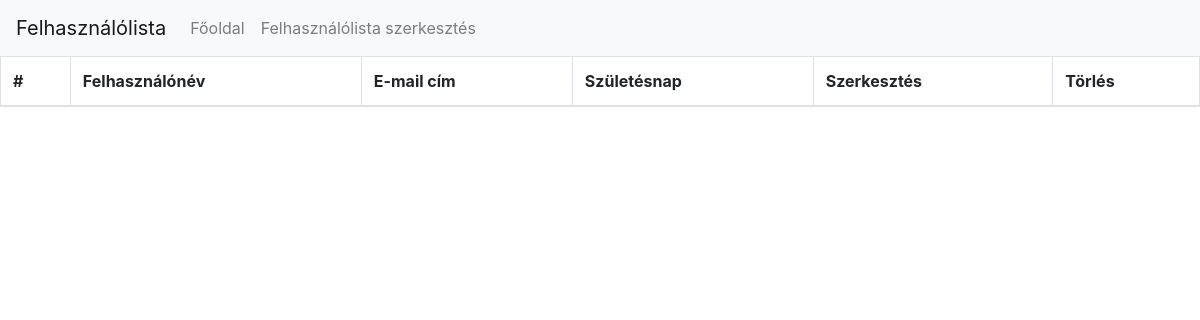
The app's page /update/listUser.php (signed in), older data.
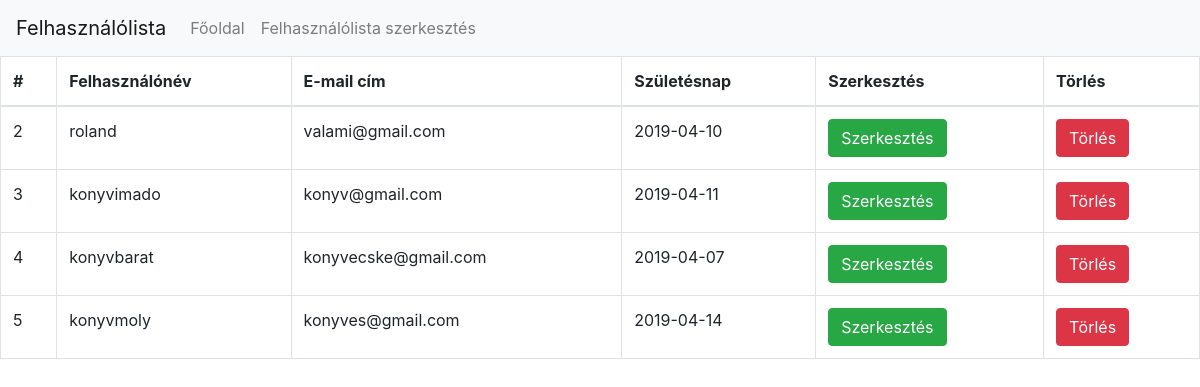
The same page, newer data.
### tables this page shows
CREATE TABLE `users` (
  `id` int(11) NOT NULL,
  `username` varchar(255) NOT NULL,
  `password` varchar(255) NOT NULL,
  `email` varchar(255) NOT NULL,
  `birthday` date NOT NULL
);

### db.php (called while the page is built, shortened)
<?php
class db{
	private static $host = "localhost:3306";
	private static $username = "root";
	private static $password = "";
	private static $database = "library";
	private static $coding = "utf8";
	private static $instance = null;
	private $connection = "";
	public function __construct(){
		$this->connection = mysqli_connect(self::$host,self::$username,self::$password);
		if(mysqli_connect_errno($this->connection)){
			die("Could not connect mysqli database");
		}else{
			mysqli_select_db($this->connection,self::$database);
			mysqli_set_charset($this->connection,self::$coding);
		}
	}
	public static function get(){
		if(is_null(self::$instance)){
			self::$instance = new db();
		}
		return self::$instance;
	}
	public function query($queryString){
		$result = mysqli_query($this->connection,$queryString);
		return $result;
	}
	public function getArray($queryString){
		$result = $this->query($queryString);
		$rows = array();
		while($row = mysqli_fetch_assoc($result)){
			$rows[] = $row;
		}
		return $rows;
	}
}
?>

### update/listUser.php (the view, shortened to what this page needs)
<?php
	require_once "../db.php";
	$selectString = "SELECT * FROM users";
	$db = db::get();
	$allusers = $db->getArray($selectString);
?>
<!DOCTYPE html>
<html>
<head>
	<?php require_once("../head.php"); ?>
	<link rel="stylesheet" href="../css/sweetalert2.min.css">
</head>
<body class="bg">
	<nav class="navbar navbar-expand-lg navbar-light bg-light">
		<a class="navbar-brand" href="#">Felhasználólista</a>
		<div class="collapse navbar-collapse" id="navbarNav">
			<ul class="navbar-nav">
			<?php if($_SESSION["username"] == "admin"): ?>
				<li class="nav-item">
					<a class="nav-link" href="../list.php">Főoldal</a>
				</li>
				<li class="nav-item">
					<a class="nav-link" href="listUser.php">Felhasználólista szerkesztés</a>
				</li>
			<?php endif; ?>
			</ul>
		</div>
	</nav>
		<?php if(count($allusers) == 0):?>
			<?php echo "<script>window.location.href='listUser.php?error=empty'</script>"; ?>
		<?php else:?>
			<table class="table table-bordered">
				<thead>
					<tr>
						<th>#</th>
						<th>Felhasználónév</th>
						<th>E-mail cím</th>
						<th>Születésnap</th>
						<th>Szerkesztés</th>
						<th>Törlés</th>
					</tr>
				</thead>
				<tbody>
			<?php foreach($allusers as $users):?>
				<?php if($users["username"] != "admin"): ?>
				<tr>
					<td><?php echo $users["id"]; ?></td>
					<td><?php echo $users["username"]; ?></td>
					<td><?php echo $users["email"]; ?></td>
					<td><?php echo $users["birthday"]; ?></td>
					<td><a class="btn btn-success" href="updateUser.php?usersid=<?php echo $users["id"];?>">Szerkesztés</a></td>
					<td><a class="btn btn-danger" href="deleteUser.php?usersid=<?php echo $users["id"];?> ">Törlés</a></td>
				</tr>
			<?php endif; ?>
			<?php endforeach;?>
		<?php endif;?>
	</body>
</html>

Row changes from the older to the newer data that the page shows:
added users: id "2", username "roland", email "valami@gmail.com", birthday "2019-04-10"
added users: id "3", username "konyvimado", email "konyv@gmail.com", birthday "2019-04-11"
added users: id "4", username "konyvbarat", email "konyvecske@gmail.com", birthday "2019-04-07"
added users: id "5", username "konyvmoly", email "konyves@gmail.com", birthday "2019-04-14"
